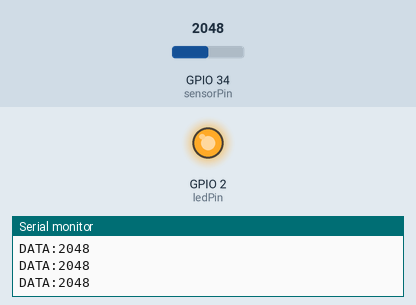
A sketch run on a simulated ESP32. On the bench: output pins drawn as LEDs (lit = HIGH), the last lines printed to the serial monitor. Inputs (shaded band) come from the test bench; at power-on: GPIO 34 (sensorPin) = 2048.

Above: at 1.2 s.
1.3 s: GPIO 34 (sensorPin) set to 840
2.8 s: GPIO 34 (sensorPin) set to 775
At 4.0 s:
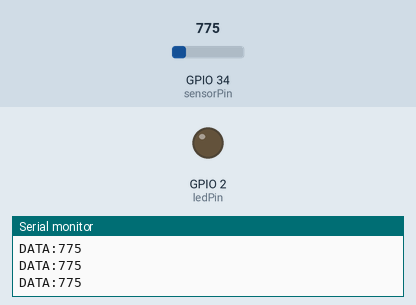
4.3 s: GPIO 34 (sensorPin) set to 1228
At 5.3 s:
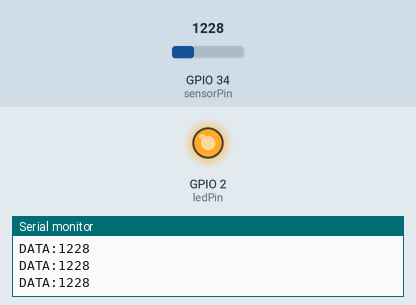
5.9 s: GPIO 34 (sensorPin) set to 760
At 6.6 s:
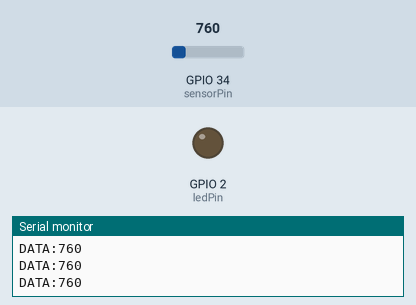
Timing chart, 0 to 8.5 s (numbered marks = the images above; inputs shaded):
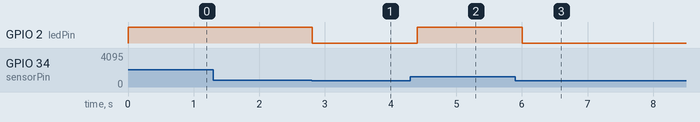

The sketch:

sketch_feb9a.ino
```cpp
// ESP32 Dev Module Pins
const int sensorPin = 34; // Connect your soil sensor signal to GPIO 34
const int ledPin = 2;     // Built-in Blue LED on the Dev Module

void setup() {
  Serial.begin(9600);    // Matches the speed in your app.py
  pinMode(ledPin, OUTPUT);
}

void loop() {
  int sensorValue = analogRead(sensorPin); // Read moisture level

  // Sending the "DATA:" flag so Python knows to grab the number
  Serial.print("DATA:");
  Serial.println(sensorValue);

  // If the sensor is dry, turn on the built-in LED [cite: 10]
  if (sensorValue > 800) {
    digitalWrite(ledPin, HIGH);
  } else {
    digitalWrite(ledPin, LOW);
  }

  delay(200); // Send data 5 times per second [cite: 11]
}
```

Measured:
- the behaviour switches between 801 and 800 on GPIO 34 (sensorPin) (found by bisection; images 0 and 1)
- after the input at 2.8 s, GPIO 2 (ledPin): HIGH → LOW at once
- after the input at 4.3 s, GPIO 2 (ledPin): LOW → HIGH after 0.10 s
- after the input at 5.9 s, GPIO 2 (ledPin): HIGH → LOW after 0.11 s
